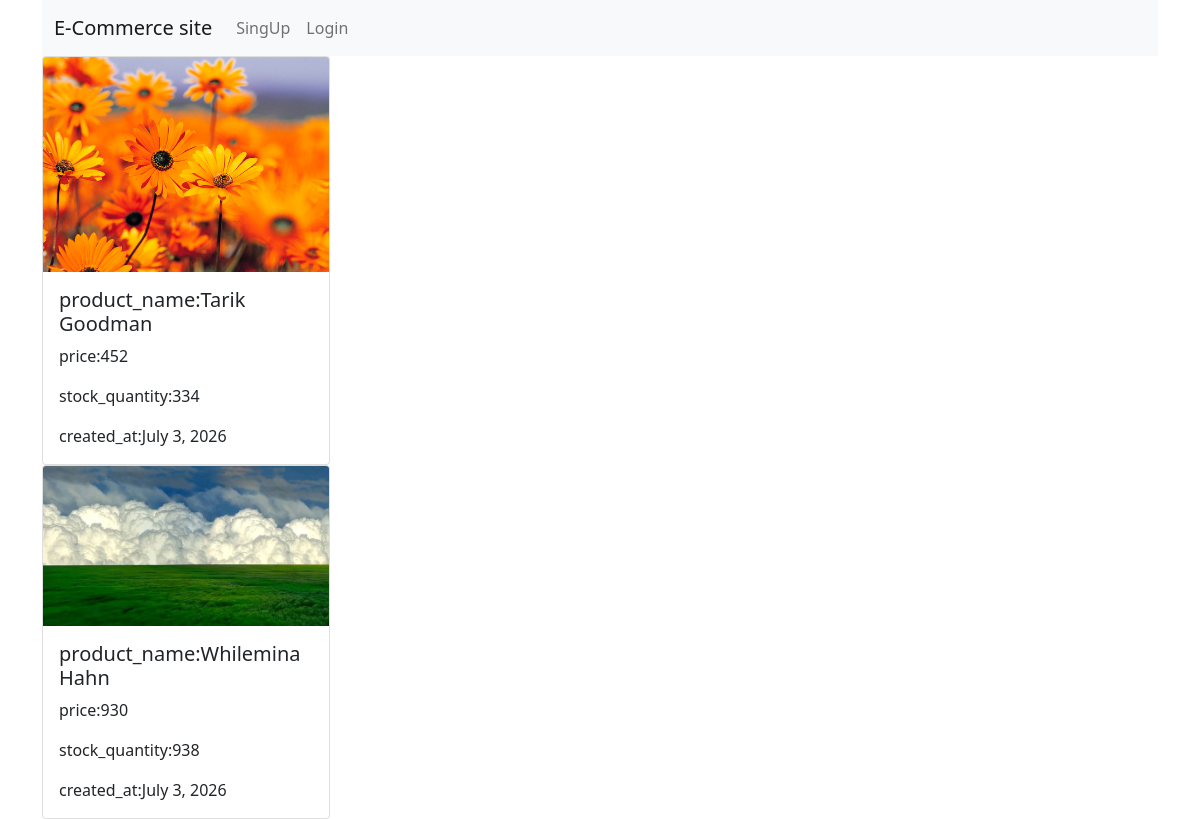
The app's page /product/ with its own data.
### productmanager/models.py (models this page shows, shortened)
class ProductModel(models.Model):
    seller=models.ForeignKey(CustomUserModel,on_delete=models.CASCADE,null=True)
    category=models.ForeignKey(CategoryModel,on_delete=models.CASCADE,null=True)
    product_name=models.CharField(max_length=100,null=True)
    product_description=models.TextField(max_length=100,null=True)
    product_image=models.ImageField(upload_to='media/product_management',null=True)
    price=models.PositiveIntegerField(null=True)
    stock_quantity=models.PositiveIntegerField(null=True)
    created_at=models.DateField(auto_now_add=True)

### productmanager/views.py (the view)
# urls.py: path('product/', product, name='product'),
def product(req):
    product_data = ProductModel.objects.all()
    context={
        'pro_dic':product_data
    }
    return render(req,'product.html',context)

### templates/product.html (shortened to what this page needs)
{% extends 'master/base.html' %}
{% block content %}
{% for i in pro_dic %}
<div class="col-md-4">
  <div class="card" style="width: 18rem;">
  <img src="/{{i.product_image}}" class="card-img-top" alt="..." width="65px">
  <div class="card-body">
    <h5 class="card-title">product_name:{{i.product_name}}</h5>
    <p class="card-text">price:{{i.price}}</p>
    <p class="card-text">stock_quantity:{{i.stock_quantity}}</p>
    <p class="card-text">created_at:{{i.created_at}}</p>
  </div>
</div>
</div>
{% endfor %}
{% endblock content %}

### records on screen
ProductModel: product_image (picture), product_name "Tarik Goodman", price "452", stock_quantity "334", created_at "July 3, 2026"
ProductModel: product_image (picture), product_name "Whilemina Hahn", price "930", stock_quantity "938", created_at "July 3, 2026"
